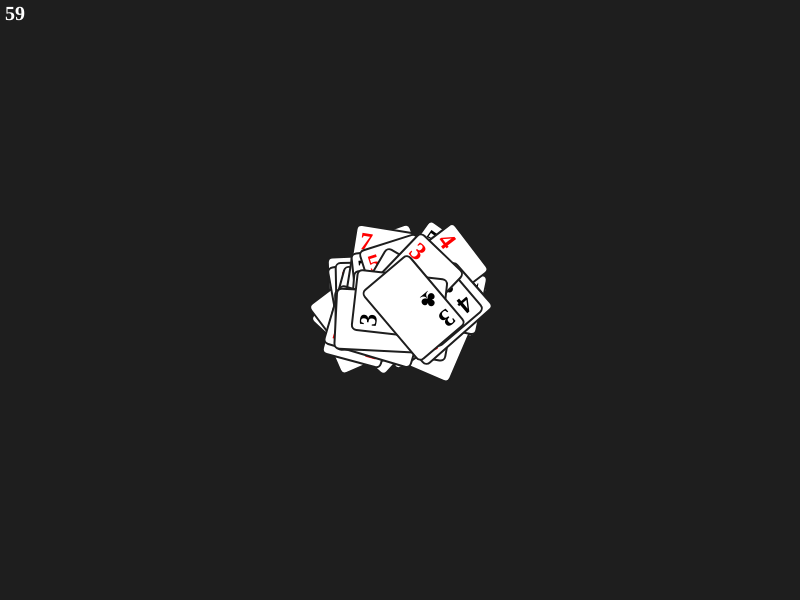
Frame 1 (no input)
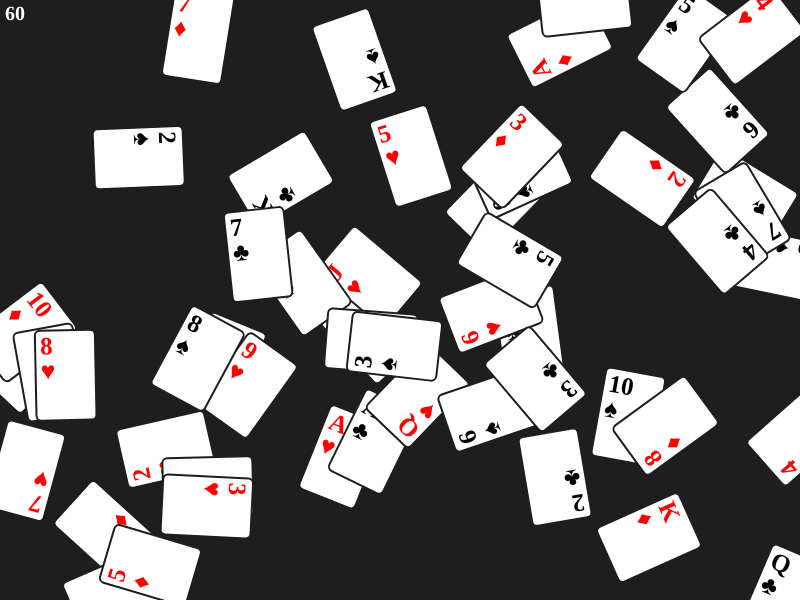
Frame 60 (no input)
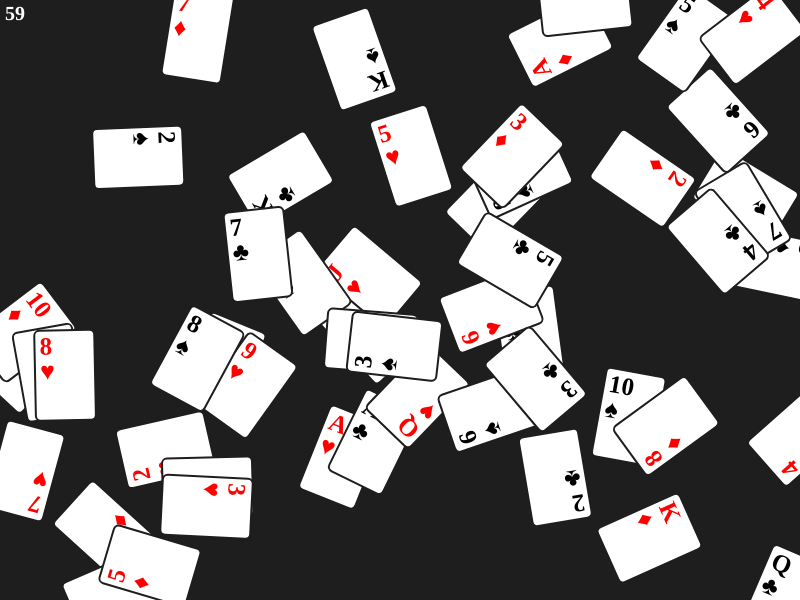
Frame 120 (the mouse pressed at the canvas centre since frame 60)

The p5.js sketch that drew these frames (run headless with seeded random() and noise() and a simulated clock; from frame 60 on, the mouse is pressed at the canvas centre):

// p5.js sketch
// ── sketch.js
let tienlen;

function preload() {

}

function setup() {
    createCanvas(800, 600);
    
    rectMode(CENTER);
    textFont("Consolas");
    textStyle("bold");

    tienlen = new TienLen();
    tienlen.themNguoi("Hoang");
    tienlen.themNguoi("Hien");
    tienlen.themNguoi("Nam");
    tienlen.vanMoi();

    console.log(tienlen);
}

function draw() {
    background(30);

    tienlen.tinhToan();
    tienlen.hienThi();

    showFPS();
}

function showFPS() {
    fill(255);
    noStroke();
    textAlign(CENTER, CENTER);
    textSize(20)
    text(~~frameRate(), 15, 15);
}

// ── helper.js
// https://stackoverflow.com/a/12646864
function shuffleArray(array) {
    for (let i = array.length - 1; i > 0; i--) {
        const j = Math.floor(Math.random() * (i + 1));
        [array[i], array[j]] = [array[j], array[i]];
    }
}

function rotatePoint(point, angle, center_of_rotation) {
    let sinus = sin(angle);
    let cosinus = cos(angle);

    let dx = point.x - center_of_rotation.x;
    let dy = point.y - center_of_rotation.y;

    tempx = dx * cosinus - dy * sinus;
    tempy = dx * sinus + dy * cosinus;

    let px = tempx + center_of_rotation.x;
    let py = tempy + center_of_rotation.y;

    return {
        x: px,
        y: py,
    };
}

// https://stackoverflow.com/a/8763329
function testRectangleToPoint(rw, rh, rr, rcx, rcy, px, py) {
    if (rr == 0)
        return Math.abs(rcx - px) < rw / 2 && Math.abs(rcy - py) < rh / 2;

    let tx = Math.cos(rr) * px - Math.sin(rr) * py;
    let ty = Math.cos(rr) * py + Math.sin(rr) * px;

    let cx = Math.cos(rr) * rcx - Math.sin(rr) * rcy;
    let cy = Math.cos(rr) * rcy + Math.sin(rr) * rcx;

    return Math.abs(cx - tx) < rw / 2 && Math.abs(cy - ty) < rh / 2;
}

// ── tienlen.js
class LaBai {
    constructor(so, chat, x = 0, y = 0, w = 60, h = 90) {
        this.so = so;
        this.chat = chat;

        this.sap = false; // sấp - bài sấp(true) hay ngửa(false)

        this.x = width / 2;
        this.y = height / 2;
        this.w = w;
        this.h = h;

        this.a = random(360);
        this.x2 = x || random(width);
        this.y2 = y || random(height);
    }

    tinhToan() {
        this.x = lerp(this.x, this.x2, 0.1);
        this.y = lerp(this.y, this.y2, 0.1);
    }

    diChuyenToi(x, y) {
        this.x2 = x;
        this.y2 = y;
    }

    hienThi() {
        let { x, y } = this;
        let { w, h } = this;

        push();
        translate(x, y);
        rotate(radians(this.a));

        if (this.sap) {
            fill(150);
            stroke(0);
            strokeWeight(2);
            rect(0, 0, w, h, 5);

            stroke(175);
            strokeWeight(3);
            line(-w / 2 + 5, -h / 2 + 5, w / 2 - 5, h / 2 - 5);
            line(w / 2 - 5, -h / 2 + 5, -w / 2 + 5, h / 2 - 5);
        } else {
            fill(255);
            stroke(30);
            strokeWeight(2);
            rect(0, 0, w, h, 5);

            noStroke();
            if (this.chat == '♥' || this.chat == '♦') fill('red');
            else fill('black');

            textSize(25);
            textAlign(LEFT, TOP);
            text(this.so, -w / 2 + 5, -h / 2 + 5);
            text(this.chat, -w / 2 + 5, -h / 2 + 30);
            // text(this.a, 0, 0);
        }

        pop();
    }

    toSang() {
        let { x, y } = this;
        let { w, h } = this;

        push();
        translate(x, y);
        rotate(radians(this.a));

        noFill();
        stroke('yellow');
        strokeWeight(4);
        rect(0, 0, w, h, 5);

        pop();
    }
}

class TienLen {
    // số của bài - từ cao tới thấp
    static SO = [2, 'A', 'K', 'Q', 'J', 10, 9, 8, 7, 6, 5, 4, 3];
    // chất của bài - từ cao tới thấp
    static CHAT = ['♥', '♦', '♠', '♣'];

    constructor() {
        this.bobai = []; // bộ bài - tất cả lá bài
        this.conlai = []; // còn lại - chứa lá bài chưa chia
        this.dadanh = []; // đã đánh - chứa lá bài đã đánh
        this.nguoichoi = []; // người chơi
        this.luotchoi = 0;

        this.labaidangchon = null; // lá bài đang chọn
    }

    // tính toán
    tinhToan() {
        for (let lb of this.bobai) {
            lb.tinhToan();
        }
    }

    // hiển thị
    hienThi() {
        for (let lb of this.bobai) {
            lb.hienThi();
        }

        // this.bobai[0].hienThi();

        // this.dangchon(this.bobai[0]);
    }

    // ván mới
    vanMoi() {
        this.bobai = [];
        this.dadanh = [];
        this.labaidangchon = null;

        for (let so of TienLen.SO) {
            for (let chat of TienLen.CHAT) {
                this.bobai.push(new LaBai(so, chat));
            }
        }

        for (let lb of this.bobai) {
            this.conlai.push(lb);
        }

        this.xaoBai();
        this.chiaBai();
    }

    // xào bài
    xaoBai() {
        shuffleArray(this.conlai);
    }

    // chia bài
    chiaBai() {
        for (let i = 0; i < 13; i++) {
            for (let nc of this.nguoichoi) {
                nc.labai.push(this.conlai.shift());
            }
        }
    }

    // thêm người vào ván
    themNguoi(ten) {
        if (this.nguoichoi.length < 4) {
            this.nguoichoi.push({
                ten: ten,
                labai: [],
            });
        }
    }

    // so sánh lá bài
    soSanh(labai1, labai2) {
        let so1i = TienLen.SO.indexOf(labai1.so);
        let so2i = TienLen.SO.indexOf(labai2.so);
        let chat1i = TienLen.CHAT.indexOf(labai1.chat);
        let chat2i = TienLen.CHAT.indexOf(labai2.chat);

        if (so1i == -1 || so2i == -1 || chat1i == -1 || chat2i == -1)
            return null;

        if (so1i < so2i) {
            return 1;
        } else if (so1i > so2i) {
            return -1;
        } else if (chat1i < chat2i) {
            return 1;
        } else if (chat1i > chat2i) {
            return -1;
        } else return 0;
    }

    // kiểm tra xem chuột có đang chọn labai hay không
    dangchon(labai) {
        let hovered = testRectangleToPoint(
            labai.w,
            labai.h,
            labai.a + 90,
            labai.x,
            labai.y,
            mouseX,
            mouseY
        );

        hovered && labai.toSang();
    }
}
